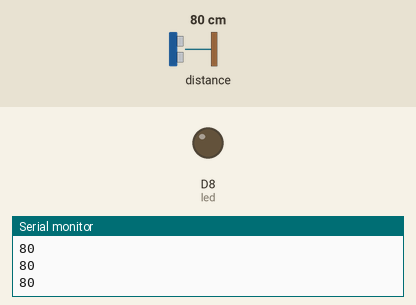
Simulated run of this sketch. Board: ESP8266 (NodeMCU). On the bench: output pins drawn as LEDs (lit = HIGH), the last lines printed to the serial monitor. Wiring (inferred from the names in the program): ultrasonic range finder: trigger D4; echo D3. The test bench sets the inputs (shaded band); at power-on: distance to the obstacle 80 cm. The echo pulse lasts 58.3 µs per cm; WiFi joins after 1.5 s; servers stay silent unless stated; no MQTT or app messages arrive unless stated; pins used as bus, display or sensor lines are not drawn.

Above: at 2.7 s.
2.8 s: distance to the obstacle set to 33 cm
4.3 s: distance to the obstacle set to 28 cm
At 6.0 s:
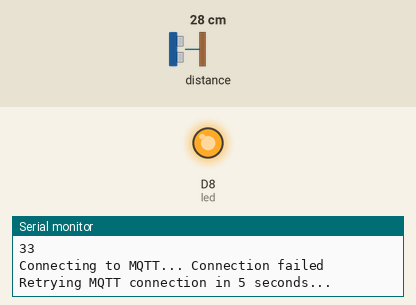
Timing chart, 0 to 7.5 s (numbered marks = the images above; inputs shaded):
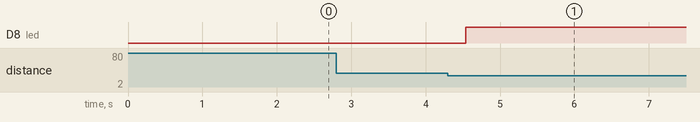

The sketch:

capteurMqtt.ino
```cpp
#include <ESP8266WiFi.h>
#include "Adafruit_MQTT.h"
#include "Adafruit_MQTT_Client.h"

int dypOutputPin = D4; // TRIG
int dypInputPin = D3;  // ECHO
long distance;
long cm;
const int led = D8;
const char* ssid = "Keena";
const char* password = "123azerty";
long lastMsg = 0;
char msg[50];
int value = 0;
#define AIO_SERVER      "192.168.43.46"
#define AIO_SERVERPORT  1883                   // use 8883 for SSL
#define AIO_USERNAME    ""
#define AIO_KEY         ""
WiFiClient client;
Adafruit_MQTT_Client mqtt(&client, AIO_SERVER, AIO_SERVERPORT, AIO_USERNAME, AIO_KEY);
Adafruit_MQTT_Publish mqttClient = Adafruit_MQTT_Publish(&mqtt, AIO_USERNAME "sensor/movements");

void MQTT_connect() {
  int8_t ret;

  // Stop if already connected.
  if (mqtt.connected()) {
    return;
  }

  Serial.print("Connecting to MQTT... ");

  uint8_t retries = 3;
  while ((ret = mqtt.connect()) != 0 || retries > 0) { // connect will return 0 for connected
       Serial.println(mqtt.connectErrorString(ret));
       Serial.println("Retrying MQTT connection in 5 seconds...");
       mqtt.disconnect();
       delay(5000);  // wait 5 seconds
       retries--;
  }
  Serial.println("MQTT Connected!");
}

void setup_wifi() {

  delay(10);
  // We start by connecting to a WiFi network
  Serial.println();
  Serial.print("Connecting to ");
  Serial.println(ssid);

  WiFi.begin(ssid, password);

  while (WiFi.status() != WL_CONNECTED) {
    delay(500);
    Serial.print(".");
  }

  Serial.println("");
  Serial.println("WiFi connected");
  Serial.println("IP address: ");
  Serial.println(WiFi.localIP());
}

void setup () {
    pinMode(dypOutputPin, OUTPUT);
    pinMode(dypInputPin, INPUT);
    pinMode(led, OUTPUT);
    Serial.begin(115200);  // We initialize serial connection so that we could print values from sensor.
    setup_wifi();
    Serial.println("Bienvenue");
}

void loop () {
  digitalWrite(dypOutputPin, LOW);
  delayMicroseconds(2);
  digitalWrite(dypOutputPin, HIGH);
  delayMicroseconds(10);
  digitalWrite(dypOutputPin, LOW);
  // the distance is proportional to the time interval
  // between HIGH and LOW
  distance = pulseIn(dypInputPin, HIGH);
  cm = distance / 58;
  if (cm == 0 || cm > 30)
    digitalWrite(led, LOW);
  else {
    digitalWrite(led, HIGH);
    MQTT_connect();
    char buff[5];
    sprintf(buff, "%lu", cm);
    if (!mqttClient.publish(buff)) {
      Serial.println("Send failed");
    } else {
      Serial.println(" Send OK!");
    }
  }
  Serial.println(cm);
  delay(500); // avoids LCD flicker
}
```

Measured:
- the behaviour switches between 31 and 30 cm on distance to the obstacle (found by bisection; images 0 and 1)
- after the input at 4.3 s, D8 (led): LOW → HIGH after 0.24 s
